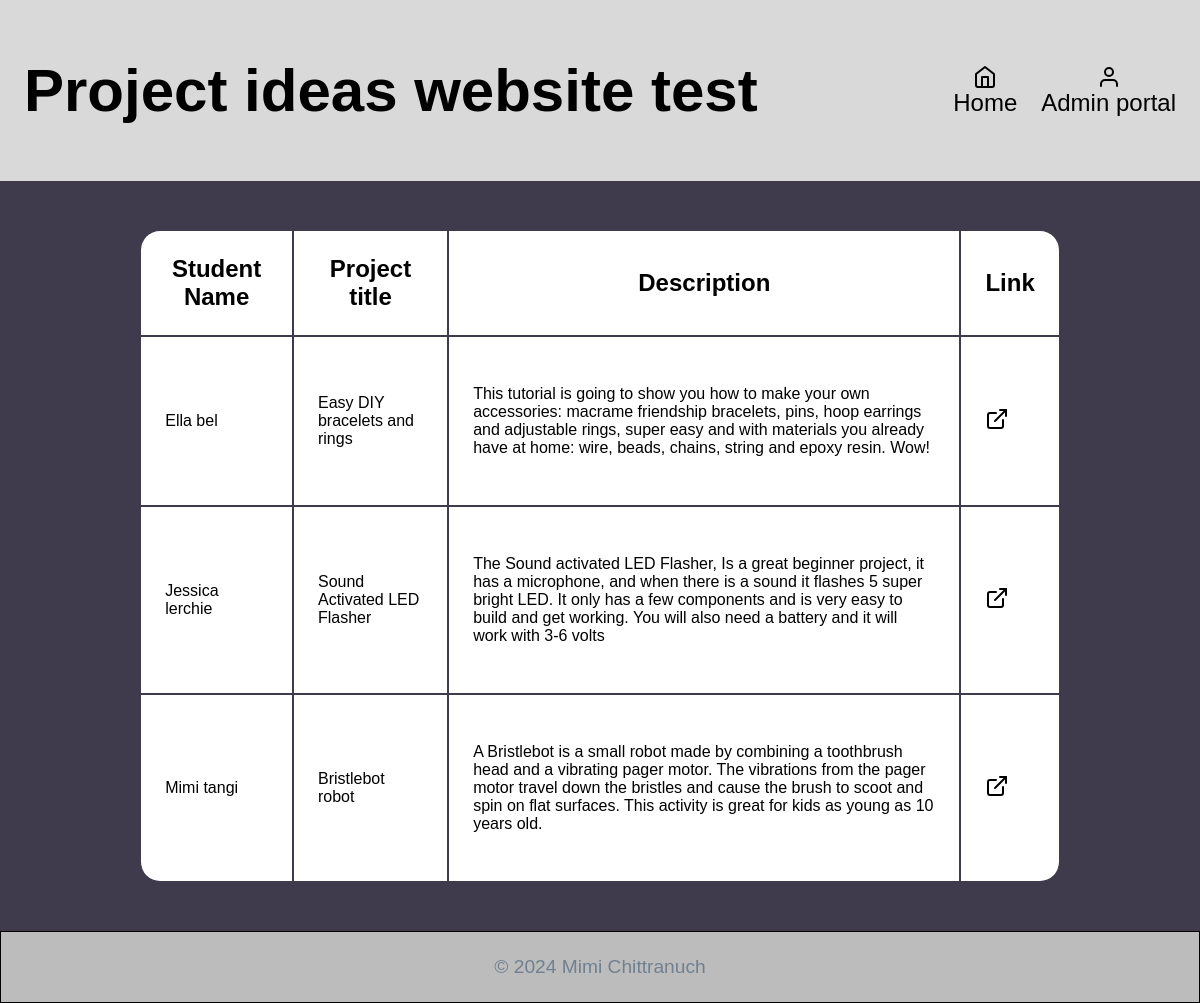
The page /site/added-ideas.php on the database its author committed.
### tables this page shows
CREATE TABLE `ideas` (
  `id` int NOT NULL AUTO_INCREMENT,
  `area` int NOT NULL,
  `title` varchar(100) NOT NULL,
  `description` varchar(5000) NOT NULL,
  `link` varchar(500) DEFAULT NULL,
  `image_data` longblob,
  `image_type` varchar(20) DEFAULT NULL,
  `student_name` varchar(100) NOT NULL,
  PRIMARY KEY (`id`),
  KEY `area` (`area`),
  CONSTRAINT `ideas_ibfk_2` FOREIGN KEY (`area`) REFERENCES `areas` (`id`) ON DELETE CASCADE ON UPDATE RESTRICT
);

### site/added-ideas.php (the view, shortened to what this page needs)
<?php
include 'partials/_top.php';
$db = connectToDB();
$query = 'SELECT ideas.student_name,
                 ideas.title,
                 ideas.description,
                 ideas.link
FROM ideas
ORDER BY ideas.student_name ASC';
try{
    $stmt = $db->prepare($query);
    $stmt->execute();
    $ideas = $stmt->fetchAll();
}
catch (PDOexception $e) {
    consoleLog($e->getMessage(), 'DB List Fetch', ERROR);
    die('There was an error getting idea data from the database');
}
echo '<table>
        <tr>
           <th>Student Name</th>
           <th>Project title</th>
           <th>Description</th>
           <th>Link</th>
        </tr>';
foreach ($ideas as $idea) {
    echo '<tr>';
    echo    '<td>' . $idea['student_name'] . '</td>';
    echo    '<td>' . $idea['title'] . '</td>';
    echo    '<td>' . $idea['description'] . '</td>';
    echo    '<td>
                <a class="table-link" href="' . $idea['link'] . '"><i data-feather="external-link"></i></a>
            </td>';
    echo '</tr>';
}
echo '</table>';
?>
<?php include 'partials/bottom.php'; ?>

### site/css/styles.css (style rules this page uses)
* { box-sizing: border-box; }
html { font-family: "Gill Sans", "Gill Sans MT", Calibri, sans-serif; font-size: 24px; }
body { background-color: rgba(64, 59, 76, 1); color: white; margin: 0; min-height: 100vh; display: flex; flex-direction: column; }
table { margin: 1rem auto; width: 80%; stroke: none; }
tr { background-color:white; padding: 1rem; font-size: 24px; }
tr th { color: black; padding: 1rem; }
td { padding: 2rem 1rem; color: black; font-size: 16px; }
tr:last-child td:first-child { border-bottom-left-radius: 0.8rem; }
tr:last-child td:last-child { border-bottom-right-radius: 0.8rem; }
th:first-child { border-top-left-radius: 0.8rem; }
th:last-child { border-top-right-radius: 0.8rem; }
.table-link { text-decoration: none; color: black; }

### rows shown on the page
ideas: student_name "Ella bel", title "Easy DIY bracelets and rings", description "This tutorial is going to show you how to make your own accessories: macrame friendship bracelets, pins, hoop earrings and adjustable rings, super easy and with materials you already have at home: wire, beads, chains, string and epoxy resin. Wow!"
ideas: student_name "Jessica lerchie", title "Sound Activated LED Flasher", description "The Sound activated LED Flasher, Is a great beginner project, it has a microphone, and when there is a sound it flashes 5 super bright LED. It only has a few components and is very easy to build and get working. You will also need a battery and it will work with 3-6 volts"
ideas: student_name "Mimi tangi", title "Bristlebot robot", description "A Bristlebot is a small robot made by combining a toothbrush head and a vibrating pager motor. The vibrations from the pager motor travel down the bristles and cause the brush to scoot and spin on flat surfaces. This activity is great for kids as young as 10 years old."
